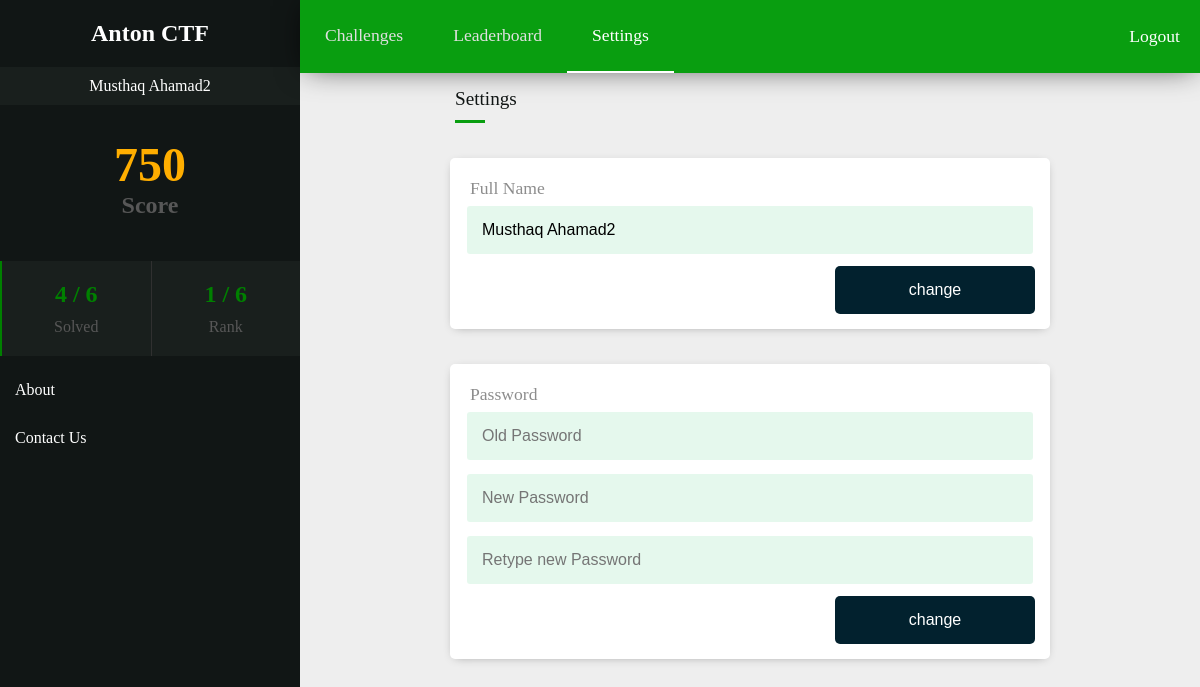
The page /dashboard.php?p=settings (signed in) on the database as committed earlier.
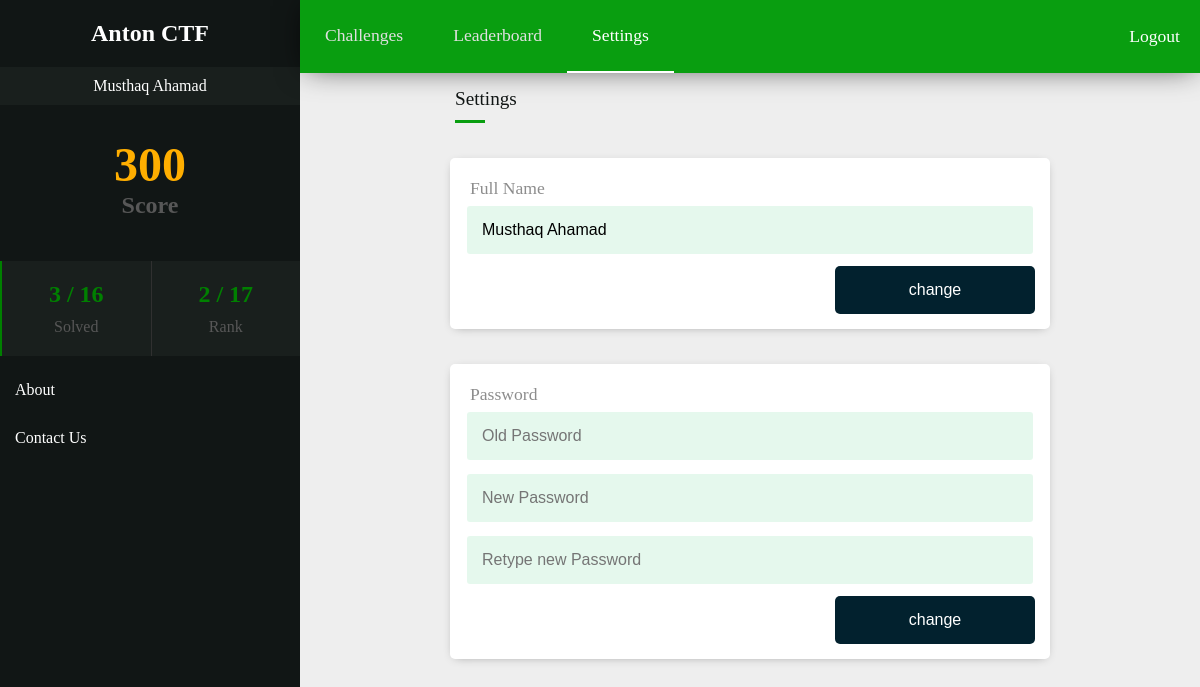
The same page on the database as committed later.
### tables this page shows
CREATE TABLE `users` (
  `id` int(10) NOT NULL AUTO_INCREMENT,
  `name` varchar(30) NOT NULL,
  `email` varchar(30) NOT NULL,
  `password` varchar(30) NOT NULL,
  `role` varchar(10) DEFAULT 'user',
  PRIMARY KEY (`id`),
  UNIQUE KEY `email` (`email`)
);

### session.php (called while the page is built, shortened)
<?php
    include('config.php');
    $user_check = $_SESSION['login_user'];
    $ses_sql = mysqli_query($conn,"select id, email, name from users where email = '$user_check' ");
    $row = mysqli_fetch_array($ses_sql,MYSQLI_ASSOC);
    $login_username = $row['name'];
?>

### dashboard.php (the view, shortened to what the changed rows need)
<?php
    include 'session.php';
?>
<!DOCTYPE html>
<html>
<?php include 'includes/header.php' ?>
<?php
    $CHALLENGES = "challenges";
    $LEADERBOARD = "leaderboard";
    $SETTINGS = "settings";
    $current_page = $CHALLENGES;
    if (isset($_GET["p"]) && $_GET["p"] == $LEADERBOARD) {
        $current_page = $LEADERBOARD;
    } else if (isset($_GET["p"]) && $_GET["p"] == $CHALLENGES){
        $current_page = $CHALLENGES;
    } else if (isset($_GET["p"]) && $_GET["p"] == $SETTINGS){
        $current_page = $SETTINGS;
    } else {
        header('Location: dashboard.php?p=challenges');
        die();
    }
?>
<body>
<?php
    $sql = "select @a:=@a+1 as rank, u.id as user_id, count(sb.c_id) as solved, sum(ch.score) as score from (SELECT @a:= 0) AS a, users as u, challenges as ch, scoreboard as sb where sb.c_id = ch.id and sb.user_id = u.id group by sb.user_id order by score";
    $result = mysqli_query($conn, $sql) or die(mysqli_error());
    $count = mysqli_num_rows($result);
    $user_score = 0;
    $user_rank = 0;
    $user_solve = 0;
    for ($i = 0; $i < $count; $i++) {
        $row = mysqli_fetch_array($result, MYSQLI_ASSOC);
        if ($row['user_id'] == $login_user_id) {
            $user_score = $row['score'];
            $user_solve = $row['solved'];
            $user_rank = $row['rank'];
            break;
        }
    }
    $users_count = 0;
    $challenges_count = 0;
    $sql = "select count(u.id) as u_count from  users u";
    $result = mysqli_query($conn, $sql) or die(mysqli_error());
    $count = mysqli_num_rows($result);
    if ($count == 1) {
        $row = mysqli_fetch_array($result, MYSQLI_ASSOC);
        $users_count = $row['u_count'];
    }
    $sql = "select count(ch.id) as ch_count from  challenges ch";
    $result = mysqli_query($conn, $sql) or die(mysqli_error());
    $count = mysqli_num_rows($result);
    if ($count == 1) {
        $row = mysqli_fetch_array($result, MYSQLI_ASSOC);
        $challenges_count = $row['ch_count'];
    }
?>
<div class="dash-container">
    <div class="dash-side-nav">
        <h2>Anton CTF</h2>
        <p class="nav-username"><?php echo $login_username ?></p>
        <div class="score">
            <h1 class="score"><?php echo $user_score ?></h1>
        </div>
        <div class="status">
            <div class="col">
                <h3><?php echo "$user_solve / $challenges_count" ?></h3>
                <p>Solved</p>
            </div>
            <div class="col">
                <h3><?php echo "$user_rank / $users_count" ?></h3>
                <p>Rank</p>
            </div>
        </div>
		<div class="links">
			    <a href="about-us.html">About</a>
			    <a href="contact-us.php">Contact Us</a>
		</div>
    </div>
    <div class="dash-content">
        <div class="dash-challenge-container">
            <?php
                if ($current_page == $CHALLENGES) {
                    include 'includes/challenges.php';
                } else if ($current_page == $LEADERBOARD){
                    include 'includes/leaderboard.php';
                } else if ($current_page == $SETTINGS) {
                    include 'includes/settings.php';
                }
            ?>
        </div>
    </div>
</div>
</body>
</html>

### includes/settings.php (shortened to what the changed rows need)
<div class="settings">
    <h3>Settings</h3>
    <form action="includes/edit_profile.php" method="POST">
        <label>Full Name</label>
        <input type="text" name="username" value="<?php echo $login_username ?>">
        <input type="submit" name="change-name" value="change">
    </form>
    <form id="form-password" action="includes/edit_profile.php" method="POST">
        <label>Password</label>
        <input type="text" name="old-password" placeholder="Old Password">
        <input type="text" id="pswd1" name="new-password" placeholder="New Password">
        <input type="text" id="pswd2" placeholder="Retype new Password">
        <input type="submit" name="change-password" value="change">
    </form>
</div>

Rows that differ between the two databases and show on the page:
changed users: name "Musthaq Ahamad2" → "Musthaq Ahamad"; username "Musthaq Ahamad2" → "Musthaq Ahamad"
Other text that changed with them:
$user_score: "750" → "300"
$user_solve: "4" → "3"
$challenges_count: "6" → "16"
$user_rank: "1" → "2"
$users_count: "6" → "17"
